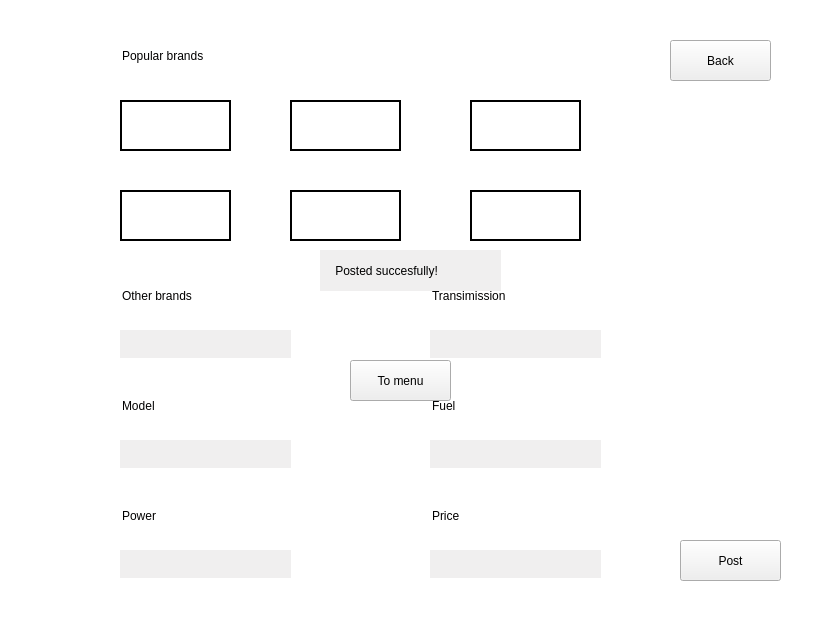
<?xml version="1.0" encoding="UTF-8"?>
<ui version="4.0">
 <class>DialogPost</class>
 <widget class="QDialog" name="DialogPost">
  <property name="geometry">
   <rect>
    <x>0</x>
    <y>0</y>
    <width>815</width>
    <height>634</height>
   </rect>
  </property>
  <property name="windowTitle">
   <string>Dialog</string>
  </property>
  <property name="styleSheet">
   <string notr="true">QDialog
{
	background-color:white;
}</string>
  </property>
  <widget class="QLineEdit" name="lineEdit">
   <property name="geometry">
    <rect>
     <x>120</x>
     <y>330</y>
     <width>171</width>
     <height>28</height>
    </rect>
   </property>
   <property name="styleSheet">
    <string notr="true">QLineEdit
{
	background-color:#f0efef;
	border:2px;
}</string>
   </property>
  </widget>
  <widget class="QLineEdit" name="lineEdit_2">
   <property name="geometry">
    <rect>
     <x>120</x>
     <y>280</y>
     <width>121</width>
     <height>31</height>
    </rect>
   </property>
   <property name="styleSheet">
    <string notr="true">QLineEdit

{
font: 700 11pt &quot;Segoe UI&quot;;
	background-color:white;
	color:#010000;
	border:0;
}</string>
   </property>
   <property name="text">
    <string>Other brands</string>
   </property>
  </widget>
  <widget class="QPushButton" name="vwbutton">
   <property name="geometry">
    <rect>
     <x>120</x>
     <y>100</y>
     <width>111</width>
     <height>51</height>
    </rect>
   </property>
   <property name="layoutDirection">
    <enum>Qt::LayoutDirection::LeftToRight</enum>
   </property>
   <property name="styleSheet">
    <string notr="true">QPushButton{
	background-color:white;
border: 2px solid black;}</string>
   </property>
   <property name="text">
    <string/>
   </property>
   <property name="icon">
    <iconset>
     <normaloff>../../Pictures/Screenshot 2025-02-05 143551.png</normaloff>../../Pictures/Screenshot 2025-02-05 143551.png</iconset>
   </property>
   <property name="iconSize">
    <size>
     <width>80</width>
     <height>80</height>
    </size>
   </property>
  </widget>
  <widget class="QPushButton" name="audibutton">
   <property name="geometry">
    <rect>
     <x>290</x>
     <y>100</y>
     <width>111</width>
     <height>51</height>
    </rect>
   </property>
   <property name="styleSheet">
    <string notr="true">QPushButton{
	background-color:white;
border: 2px solid black;}</string>
   </property>
   <property name="text">
    <string/>
   </property>
   <property name="icon">
    <iconset>
     <normaloff>../../Pictures/Screenshot 2025-02-05 144541.png</normaloff>../../Pictures/Screenshot 2025-02-05 144541.png</iconset>
   </property>
   <property name="iconSize">
    <size>
     <width>80</width>
     <height>80</height>
    </size>
   </property>
  </widget>
  <widget class="QPushButton" name="opelbutton">
   <property name="geometry">
    <rect>
     <x>470</x>
     <y>100</y>
     <width>111</width>
     <height>51</height>
    </rect>
   </property>
   <property name="styleSheet">
    <string notr="true">QPushButton{
	background-color:white;
border: 2px solid black;}</string>
   </property>
   <property name="text">
    <string/>
   </property>
   <property name="icon">
    <iconset>
     <normaloff>../../Pictures/Screenshot 2025-02-05 144648.png</normaloff>../../Pictures/Screenshot 2025-02-05 144648.png</iconset>
   </property>
   <property name="iconSize">
    <size>
     <width>80</width>
     <height>80</height>
    </size>
   </property>
  </widget>
  <widget class="QPushButton" name="fordbutton">
   <property name="geometry">
    <rect>
     <x>120</x>
     <y>190</y>
     <width>111</width>
     <height>51</height>
    </rect>
   </property>
   <property name="styleSheet">
    <string notr="true">QPushButton{
	background-color:white;
border: 2px solid black;}</string>
   </property>
   <property name="text">
    <string/>
   </property>
   <property name="icon">
    <iconset>
     <normaloff>../../Pictures/Screenshot 2025-02-05 144852.png</normaloff>../../Pictures/Screenshot 2025-02-05 144852.png</iconset>
   </property>
   <property name="iconSize">
    <size>
     <width>80</width>
     <height>80</height>
    </size>
   </property>
  </widget>
  <widget class="QPushButton" name="bmwbutton">
   <property name="geometry">
    <rect>
     <x>290</x>
     <y>190</y>
     <width>111</width>
     <height>51</height>
    </rect>
   </property>
   <property name="styleSheet">
    <string notr="true">QPushButton{
	background-color:white;
border: 2px solid black;}</string>
   </property>
   <property name="text">
    <string/>
   </property>
   <property name="icon">
    <iconset>
     <normaloff>../../Pictures/Screenshot 2025-02-05 165013.png</normaloff>../../Pictures/Screenshot 2025-02-05 165013.png</iconset>
   </property>
   <property name="iconSize">
    <size>
     <width>80</width>
     <height>80</height>
    </size>
   </property>
  </widget>
  <widget class="QPushButton" name="mercedesbutton">
   <property name="geometry">
    <rect>
     <x>470</x>
     <y>190</y>
     <width>111</width>
     <height>51</height>
    </rect>
   </property>
   <property name="styleSheet">
    <string notr="true">QPushButton{
	background-color:white;
border: 2px solid black;}</string>
   </property>
   <property name="text">
    <string/>
   </property>
   <property name="icon">
    <iconset>
     <normaloff>../../Pictures/Screenshot 2025-02-05 165059.png</normaloff>../../Pictures/Screenshot 2025-02-05 165059.png</iconset>
   </property>
   <property name="iconSize">
    <size>
     <width>80</width>
     <height>80</height>
    </size>
   </property>
  </widget>
  <widget class="QLineEdit" name="lineEdit_4">
   <property name="geometry">
    <rect>
     <x>120</x>
     <y>40</y>
     <width>131</width>
     <height>31</height>
    </rect>
   </property>
   <property name="styleSheet">
    <string notr="true">QLineEdit

{
font: 700 11pt &quot;Segoe UI&quot;;
	background-color:white;
	color:#010000;
	border:0;
}</string>
   </property>
   <property name="text">
    <string>Popular brands</string>
   </property>
  </widget>
  <widget class="QLineEdit" name="lineEdit_5">
   <property name="geometry">
    <rect>
     <x>120</x>
     <y>390</y>
     <width>121</width>
     <height>31</height>
    </rect>
   </property>
   <property name="styleSheet">
    <string notr="true">QLineEdit

{
font: 700 11pt &quot;Segoe UI&quot;;
	background-color:white;
	color:#010000;
	border:0;
}</string>
   </property>
   <property name="text">
    <string>Model</string>
   </property>
  </widget>
  <widget class="QLineEdit" name="lineEdit_6">
   <property name="geometry">
    <rect>
     <x>430</x>
     <y>390</y>
     <width>121</width>
     <height>31</height>
    </rect>
   </property>
   <property name="styleSheet">
    <string notr="true">QLineEdit

{
font: 700 11pt &quot;Segoe UI&quot;;
	background-color:white;
	color:#010000;
	border:0;
}</string>
   </property>
   <property name="text">
    <string>Fuel</string>
   </property>
  </widget>
  <widget class="QLineEdit" name="lineEdit_7">
   <property name="geometry">
    <rect>
     <x>120</x>
     <y>500</y>
     <width>161</width>
     <height>31</height>
    </rect>
   </property>
   <property name="styleSheet">
    <string notr="true">QLineEdit

{
font: 700 11pt &quot;Segoe UI&quot;;
	background-color:white;
	color:#010000;
	border:0;
}</string>
   </property>
   <property name="text">
    <string>Power</string>
   </property>
  </widget>
  <widget class="QLineEdit" name="lineEdit_8">
   <property name="geometry">
    <rect>
     <x>430</x>
     <y>280</y>
     <width>121</width>
     <height>31</height>
    </rect>
   </property>
   <property name="styleSheet">
    <string notr="true">QLineEdit

{
font: 700 11pt &quot;Segoe UI&quot;;
	background-color:white;
	color:#010000;
	border:0;
}</string>
   </property>
   <property name="text">
    <string>Transimission</string>
   </property>
  </widget>
  <widget class="QLineEdit" name="lineEdit_9">
   <property name="geometry">
    <rect>
     <x>430</x>
     <y>500</y>
     <width>121</width>
     <height>31</height>
    </rect>
   </property>
   <property name="styleSheet">
    <string notr="true">QLineEdit

{
font: 700 11pt &quot;Segoe UI&quot;;
	background-color:white;
	color:#010000;
	border:0;
}</string>
   </property>
   <property name="text">
    <string>Price</string>
   </property>
  </widget>
  <widget class="QPushButton" name="pushButton">
   <property name="geometry">
    <rect>
     <x>680</x>
     <y>540</y>
     <width>101</width>
     <height>41</height>
    </rect>
   </property>
   <property name="text">
    <string>Post</string>
   </property>
  </widget>
  <widget class="QLineEdit" name="lineEdit_10">
   <property name="geometry">
    <rect>
     <x>430</x>
     <y>330</y>
     <width>171</width>
     <height>28</height>
    </rect>
   </property>
   <property name="styleSheet">
    <string notr="true">QLineEdit
{
	background-color:#f0efef;
	border:2px;
}</string>
   </property>
  </widget>
  <widget class="QLineEdit" name="lineEdit_3">
   <property name="geometry">
    <rect>
     <x>430</x>
     <y>440</y>
     <width>171</width>
     <height>28</height>
    </rect>
   </property>
   <property name="styleSheet">
    <string notr="true">QLineEdit
{
	background-color:#f0efef;
	border:2px;
}</string>
   </property>
  </widget>
  <widget class="QLineEdit" name="lineEdit_11">
   <property name="geometry">
    <rect>
     <x>120</x>
     <y>440</y>
     <width>171</width>
     <height>28</height>
    </rect>
   </property>
   <property name="styleSheet">
    <string notr="true">QLineEdit
{
	background-color:#f0efef;
	border:2px;
}</string>
   </property>
  </widget>
  <widget class="QLineEdit" name="lineEdit_12">
   <property name="geometry">
    <rect>
     <x>120</x>
     <y>550</y>
     <width>171</width>
     <height>28</height>
    </rect>
   </property>
   <property name="styleSheet">
    <string notr="true">QLineEdit
{
	background-color:#f0efef;
	border:2px;
}</string>
   </property>
  </widget>
  <widget class="QLineEdit" name="lineEdit_13">
   <property name="geometry">
    <rect>
     <x>430</x>
     <y>550</y>
     <width>171</width>
     <height>28</height>
    </rect>
   </property>
   <property name="styleSheet">
    <string notr="true">QLineEdit
{
	background-color:#f0efef;
	border:2px;
}</string>
   </property>
  </widget>
  <widget class="QPushButton" name="pushButton_3">
   <property name="geometry">
    <rect>
     <x>670</x>
     <y>40</y>
     <width>101</width>
     <height>41</height>
    </rect>
   </property>
   <property name="text">
    <string>Back</string>
   </property>
  </widget>
  <widget class="QPushButton" name="pushButton_2">
   <property name="geometry">
    <rect>
     <x>350</x>
     <y>360</y>
     <width>101</width>
     <height>41</height>
    </rect>
   </property>
   <property name="text">
    <string>To menu</string>
   </property>
  </widget>
  <widget class="QLineEdit" name="lineEdit_14">
   <property name="geometry">
    <rect>
     <x>320</x>
     <y>250</y>
     <width>181</width>
     <height>41</height>
    </rect>
   </property>
   <property name="styleSheet">
    <string notr="true">QLineEdit{
font: 700 11pt &quot;Segoe UI&quot;;
	background-color:#f0efef;
	border:2px;
}</string>
   </property>
   <property name="text">
    <string>    Posted succesfully!</string>
   </property>
  </widget>
 </widget>
 <resources/>
 <connections/>
</ui>
